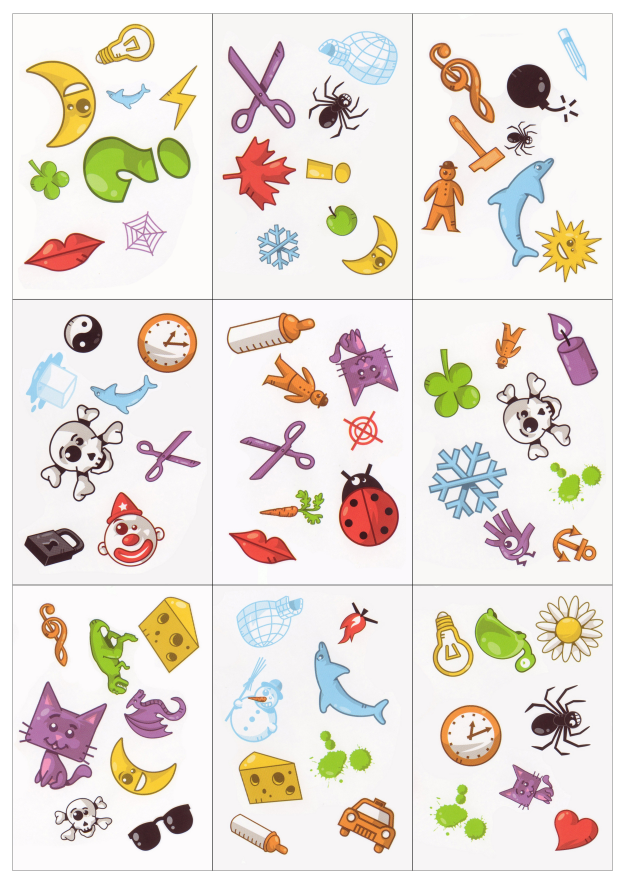
#> input picture iz4/cards/d-02.jpg, 2500 x 3536 px (shown at 1/4 size); its folder holds 4 pictures in this run
$ python iz4.py
#> lines starting #> are read from the running program, lines starting #| are printed output that depends on the picture
import cv2
import os
import numpy as np
import time
import threading

CARDS_PATH = 'cards'

ORB_FEATURES = 1000

ROUND_TIME = 10

orb = cv2.ORB_create(nfeatures=ORB_FEATURES)

bf = cv2.BFMatcher(cv2.NORM_HAMMING, crossCheck=True)

card_features = {}

algorithm_found = False
algorithm_time = None
common_symbol_coords = None  # Координаты общей картинки
current_pair = (None, None)  # Текущая пара карт
# нужно для корректной записи картинок
round_over = False
lock = threading.Lock()

# Глобальные переменные для второго окна пользователя
user_selected_points = []
user_round_over = False


def load_cards(path):
#> called with path = 'cards'
    cards = []
    for filename in os.listdir(path):
        if filename.lower().endswith('.jpg'):
            img_path = os.path.join(path, filename)
            img = cv2.imread(img_path)
#> img is the input picture: shape (3536, 2500, 3); mean B, G, R 216.8, 224, 231.6
            if img is not None:
                cards.append((filename, img))
            else:
                print(f"Не удалось загрузить изображение: {img_path}")
    return cards


def preprocess_image(img):
    gray = cv2.cvtColor(img, cv2.COLOR_BGR2GRAY)
    gray = cv2.GaussianBlur(gray, (5, 5), 0)
    return gray


def compute_features(cards):
    """
    Вычисляет ключевые точки и дескрипторы для каждой карты.
    """
    for name, img in cards:
        gray = preprocess_image(img)
        keypoints, descriptors = orb.detectAndCompute(gray, None)
        if descriptors is not None:
            card_features[name] = (keypoints, descriptors)
        else:
            print(f"Дескрипторы не найдены для карты: {name}")
#> this loop made 4 passes
#> pass 1, in preprocess_image, `gray = cv2.cvtColor(img, cv2.COLOR_BGR2GRAY)`:
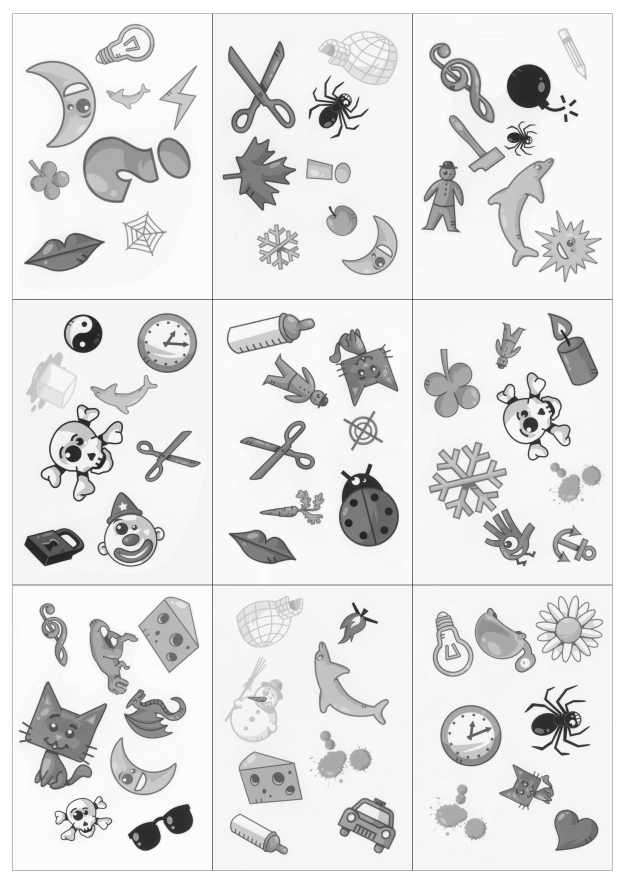
#> gray: shape (3536, 2500) (shown at 1/4 size); min 0, max 255, mean 225.5
#> pass 2, in preprocess_image (call 2), `gray = cv2.cvtColor(img, cv2.COLOR_BGR2GRAY)`:
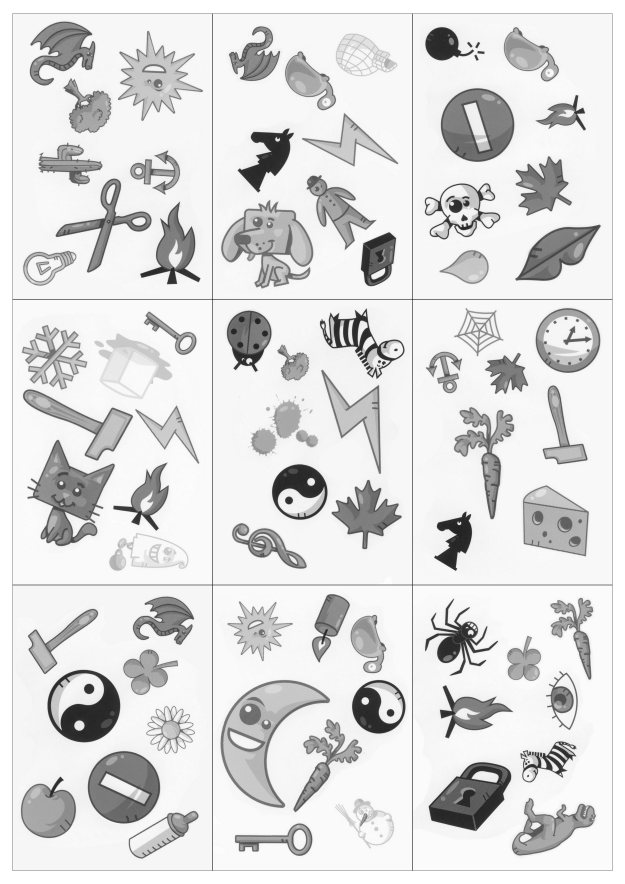
#> gray: shape (3536, 2500) (shown at 1/4 size); min 0, max 255, mean 220.5
#> after the loop:
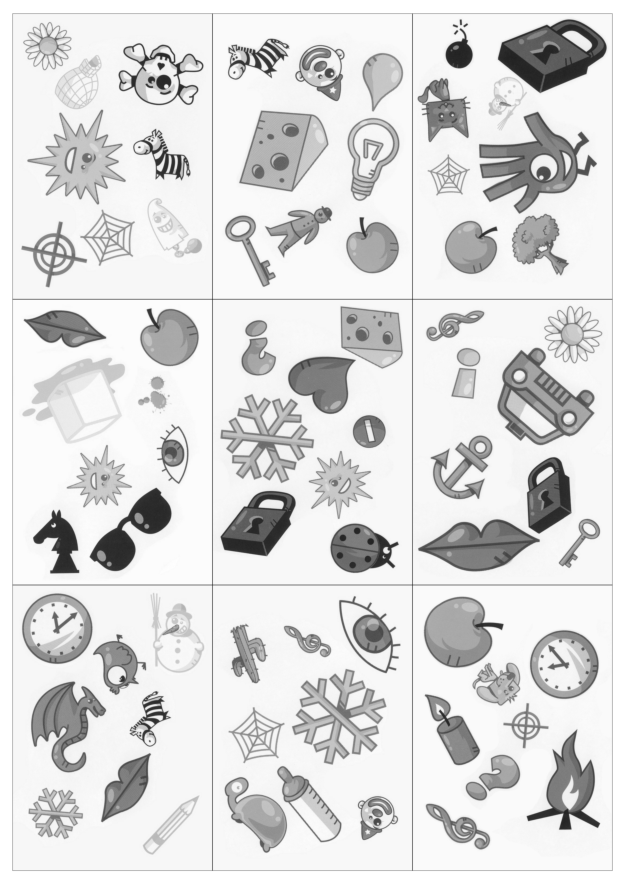
#> gray: shape (3536, 2500) (shown at 1/4 size); min 31, max 255, mean 220


def find_common_symbol(card1_name, card2_name):
    """
    Находит общую картинку между двумя картами.
    Возвращает координаты ключевых точек общей картинки или None.
    """
    global algorithm_found, algorithm_time, common_symbol_coords, round_over
    if card1_name not in card_features or card2_name not in card_features:
        print("Одна из карт не была загружена или обработана.")
        with lock:
            algorithm_found = False
            algorithm_time = 0
            common_symbol_coords = None
            round_over = True
        return

    kp1, des1 = card_features[card1_name]
    kp2, des2 = card_features[card2_name]

    if des1 is None or des2 is None:
        print("Дескрипторы не найдены для одной из карт.")
        with lock:
            algorithm_found = False
            algorithm_time = 0
            common_symbol_coords = None
            round_over = True
        return

    start_time = time.perf_counter()

    # Сопоставление дескрипторов
    matches = bf.match(des1, des2)

    matches = sorted(matches, key=lambda x: x.distance)

    # Определение порога для хороших совпадений
    good_matches = [m for m in matches if m.distance < 60]

    if len(good_matches) == 0:
        print("Алгоритм не нашёл хороших совпадений.")
        end_time = time.perf_counter()
        processing_time = end_time - start_time

        with lock:
            algorithm_found = False
            algorithm_time = processing_time
            common_symbol_coords = None
            round_over = True

        print(f"Алгоритм не нашёл общую картинку. Время обработки: {processing_time:.2f} секунд.")
        return

    # Предполагаем, что первое хорошее совпадение - это общая картинка
    common_kp1 = kp1[good_matches[0].queryIdx]
    common_kp2 = kp2[good_matches[0].trainIdx]

    # Координаты общей картинки
    x1, y1 = common_kp1.pt
    x2, y2 = common_kp2.pt

    end_time = time.perf_counter()
    processing_time = end_time - start_time

    with lock:
        algorithm_found = True
        algorithm_time = processing_time
        common_symbol_coords = ((int(x1), int(y1)), (int(x2), int(y2)))
        round_over = True

    print(f"Алгоритм нашёл общую картинку за {algorithm_time:.2f} секунд.")
    print(f"Original Coordinates: {common_symbol_coords}")


def highlight_common_symbol(card1_img, card2_img, point1, point2, size=80, thickness=8):
    """
    Отмечает общую картинку на обеих картах толстыми красными прямоугольниками.
    Размер и толщина можно регулировать для большей видимости.
    """
    if point1:
        top_left1 = (point1[0] - size // 2, point1[1] - size // 2)
        bottom_right1 = (point1[0] + size // 2, point1[1] + size // 2)
        cv2.rectangle(card1_img, top_left1, bottom_right1, (0, 0, 255), thickness)
        cv2.rectangle(card1_img, top_left1, bottom_right1, (0, 0, 255), thickness // 2)

    if point2:
        top_left2 = (point2[0] - size // 2, point2[1] - size // 2)
        bottom_right2 = (point2[0] + size // 2, point2[1] + size // 2)
        cv2.rectangle(card2_img, top_left2, bottom_right2, (0, 0, 255), thickness)
        cv2.rectangle(card2_img, top_left2, bottom_right2, (0, 0, 255), thickness // 2)

    return card1_img, card2_img


def resize_image(img, max_size=600):
    height, width = img.shape[:2]
    if max(height, width) > max_size:
        scaling_factor = max_size / float(max(height, width))
        new_size = (int(width * scaling_factor), int(height * scaling_factor))
        resized_img = cv2.resize(img, new_size, interpolation=cv2.INTER_AREA)
        return resized_img, scaling_factor
    return img, 1.0


def select_unique_pairs(cards):
    """
    Генерирует пары, где первое изображение сравнивается с каждым из остальных изображений.
    """
    if not cards:
        return []
    first_card = cards[0]
    return [(first_card, other_card) for other_card in cards[1:]]


def on_mouse_event_user(event, x, y, flags, param):
    global user_selected_points, user_round_over
    if event == cv2.EVENT_LBUTTONDOWN and not user_round_over:
        if len(user_selected_points) < 2:
            user_selected_points.append((x, y))
            print(f"Пользователь выбрал точку: ({x}, {y})")
            if len(user_selected_points) == 2:
                user_round_over = True
                print("Пользователь выделил два объекта.")


def ensure_directory_exists(directory):
    if not os.path.exists(directory):
        os.makedirs(directory)


def save_common_symbol(card_img, point, size, save_path):
    """
    Вырезает область вокруг заданной точки из изображения и сохраняет её.
    """
    x, y = point
    half_size = size // 2
    height, width = card_img.shape[:2]

    # Определение границ вырезки с учетом границ изображения
    top = max(y - half_size, 0)
    bottom = min(y + half_size, height)
    left = max(x - half_size, 0)
    right = min(x + half_size, width)

    print(f"Cropping region: top={top}, bottom={bottom}, left={left}, right={right} for save_path={save_path}")

    # Вырезание области
    cropped_img = card_img[top:bottom, left:right]

    if cropped_img.size == 0:
        print(f"Warning: Cropped image is empty for save_path={save_path}. Skipping save.")
    else:
        try:
            # Сохранение вырезанного изображения
            cv2.imwrite(save_path, cropped_img)
            print(f"Сохранён общий символ: {save_path}")
        except Exception as e:
            print(f"Ошибка при сохранении изображения {save_path}: {e}")


def play_round(card1, card2, scores, round_number):
    """
    Играет один раунд: отображает две карты, запускает алгоритм и ожидает действия пользователя.
    """
    global algorithm_found, algorithm_time, common_symbol_coords, round_over, user_selected_points, user_round_over
    algorithm_found = False
    algorithm_time = None
    common_symbol_coords = None
    round_over = False
    user_selected_points = []
    user_round_over = False

    algorithm_thread = threading.Thread(target=find_common_symbol, args=(card1[0], card2[0]))
    algorithm_thread.start()

    # Подготовка изображений с изменением размера и получением коэффициентов масштабирования
    card1_img, scale1 = resize_image(card1[1].copy(), max_size=600)
    card2_img, scale2 = resize_image(card2[1].copy(), max_size=600)

    combined_image = np.hstack((card1_img, card2_img))

    window_name_user = "user"
    cv2.namedWindow(window_name_user, cv2.WINDOW_NORMAL)
    cv2.resizeWindow(window_name_user, 1200, 600)
    cv2.setMouseCallback(window_name_user, on_mouse_event_user, param=None)

    window_name_algo = "algorithm"
    cv2.namedWindow(window_name_algo, cv2.WINDOW_NORMAL)
    cv2.resizeWindow(window_name_algo, 1200, 600)

    start_time = time.perf_counter()

    while True:
        with lock:
            if common_symbol_coords:
                scaled_coords = (
                    (int(common_symbol_coords[0][0] * scale1), int(common_symbol_coords[0][1] * scale1)),
                    (int(common_symbol_coords[1][0] * scale2), int(common_symbol_coords[1][1] * scale2))
                )
                card1_marked, card2_marked = highlight_common_symbol(
                    card1_img.copy(),
                    card2_img.copy(),
                    scaled_coords[0],
                    scaled_coords[1]
                )
                combined_marked = np.hstack((card1_marked, card2_marked))
                cv2.imshow(window_name_algo, combined_marked)
            else:
                cv2.imshow(window_name_algo, combined_image)

        display_user_img = combined_image.copy()
        for point in user_selected_points:
            cv2.circle(display_user_img, point, 20, (255, 0, 0), 4)  # Синие круги с большей толщиной
        cv2.imshow(window_name_user, display_user_img)

        key = cv2.waitKey(1) & 0xFF

        if key == 27:  # Нажатие Esc для выхода
            cv2.destroyAllWindows()
            exit()

        # Проверка завершения раунда
        with lock:
            if round_over:
                break
        if user_round_over:
            print("Пользователь завершил выделение.")
            break

    algorithm_thread.join()

    with lock:
        if common_symbol_coords:
            scaled_coords = (
                (int(common_symbol_coords[0][0] * scale1), int(common_symbol_coords[0][1] * scale1)),
                (int(common_symbol_coords[1][0] * scale2), int(common_symbol_coords[1][1] * scale2))
            )
            card1_marked, card2_marked = highlight_common_symbol(
                card1_img.copy(),
                card2_img.copy(),
                scaled_coords[0],
                scaled_coords[1]
            )
            combined_marked = np.hstack((card1_marked, card2_marked))
            cv2.imshow(window_name_algo, combined_marked)
            cv2.waitKey(1000)

            ensure_directory_exists('common_symbols')
            size = 80
            symbol1_path = os.path.join('common_symbols', f'round_{round_number}_card1.png')
            symbol2_path = os.path.join('common_symbols', f'round_{round_number}_card2.png')
            save_common_symbol(card1_img, scaled_coords[0], size, symbol1_path)
            save_common_symbol(card2_img, scaled_coords[1], size, symbol2_path)

    cv2.destroyWindow(window_name_algo)
    cv2.destroyWindow(window_name_user)

    with lock:
        if algorithm_found:
            if user_round_over:
                # Проверяем, совпадают ли выделенные пользователем точки с координатами алгоритма
                user_correct = False
                for user_point in user_selected_points:
                    for algo_point in scaled_coords:
                        dist = np.sqrt((user_point[0] - algo_point[0]) ** 2 + (user_point[1] - algo_point[1]) ** 2)
                        if dist < 60:  # Радиус допустимой ошибки
                            user_correct = True
                            break
                    if user_correct:
                        break

                if user_correct:
                    user_time = time.perf_counter() - start_time
                    if user_time < algorithm_time:
                        print(f"Пользователь нашёл общую картинку быстрее алгоритма! ({user_time:.2f} < {algorithm_time:.2f})")
                        scores['user'] += 1
                    else:
                        print(f"Алгоритм нашёл общую картинку быстрее пользователя! ({algorithm_time:.2f} < {user_time:.2f})")
                        scores['algorithm'] += 1
                else:
                    print("Пользователь не смог найти общую картинку.")
                    scores['algorithm'] += 1
            else:
                print("Пользователь не выделил точки. Алгоритм получает очко.")
                scores['algorithm'] += 1
        else:
            if user_round_over:
                user_correct = True
                if user_correct:
                    print("Пользователь нашёл общую картинку, алгоритм не смог.")
                    scores['user'] += 1
                else:
                    print("Пользователь не смог найти общую картинку.")
            else:
                print("Раунд завершился без успешного нахождения общей картинки.")

    print(f"Счёт: Пользователь {scores['user']} - Алгоритм {scores['algorithm']}\n")


def main():
    print("Загрузка карт...")
    cards = load_cards(CARDS_PATH)
    print(f"Загружено {len(cards)} карт.")

    if len(cards) < 2:
        print("Недостаточно карт для игры. Необходимо как минимум 2 карты.")
        return

    print("Вычисление ключевых точек и дескрипторов...")
    compute_features(cards)

    pairs = select_unique_pairs(cards)
    print(f"Всего пар для сравнения: {len(pairs)}")

    scores = {'user': 0, 'algorithm': 0}

    for idx, pair in enumerate(pairs):
        round_number = idx + 1
        print(f"Раунд {round_number} из {len(pairs)}: {pair[0][0]} vs {pair[1][0]}")
        play_round(pair[0], pair[1], scores, round_number)
        print(f"Счёт: Пользователь {scores['user']} - Алгоритм {scores['algorithm']}\n")
#> this loop made 1 pass; (key Esc is pressed on pass 1)
#> pass 1, in resize_image, `resized_img = cv2.resize(img, new_size, interpolation=cv2.INTER_AREA)`:
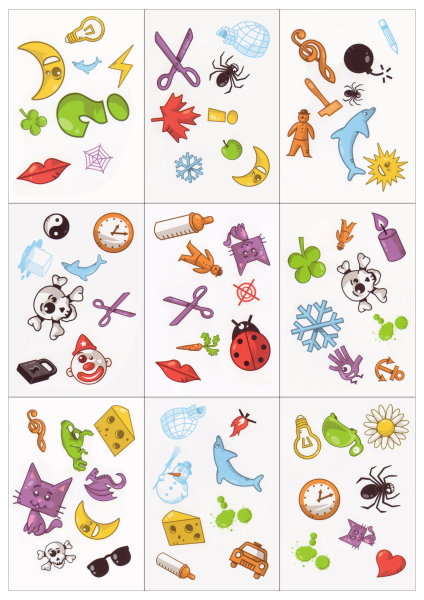
#> resized_img: shape (600, 424, 3); mean of channels 0, 1, 2 216.8, 224, 231.6; drawn as B, G, R
#> pass 1, in resize_image (call 2), `resized_img = cv2.resize(img, new_size, interpolation=cv2.INTER_AREA)`:
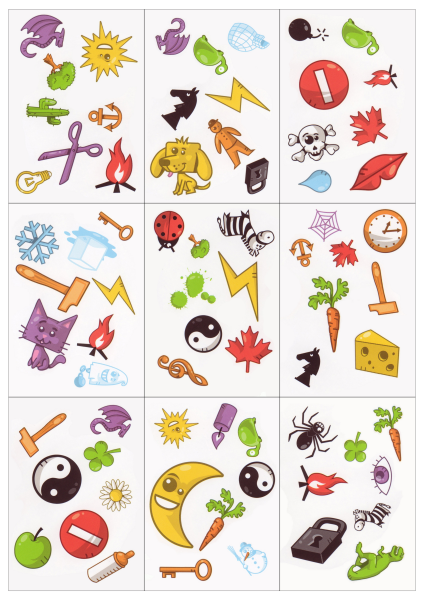
#> resized_img: shape (600, 424, 3); mean of channels 0, 1, 2 208, 218.2, 229.3; drawn as B, G, R
#> pass 1, in play_round, `combined_image = np.hstack((card1_img, card2_img))`:
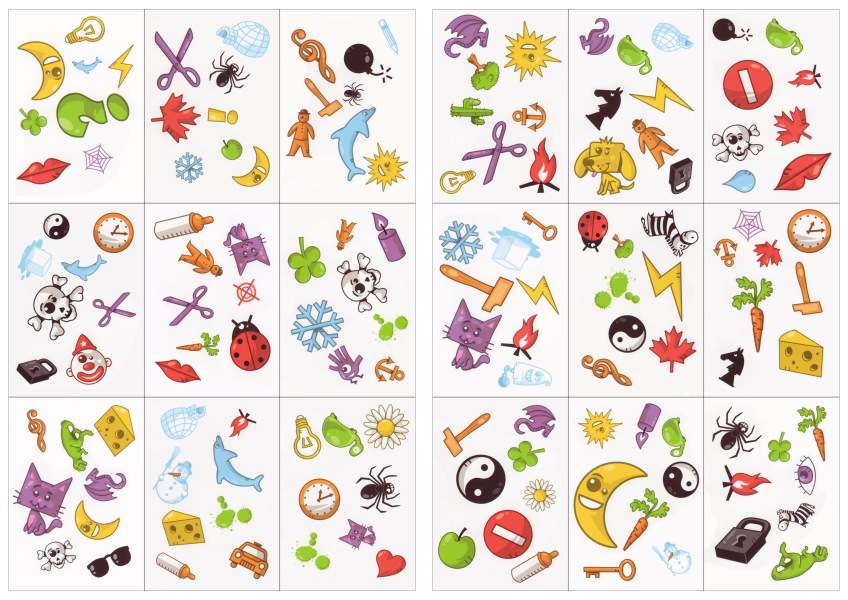
#> combined_image: shape (600, 848, 3); mean of channels 0, 1, 2 212.4, 221.1, 230.5; drawn as B, G, R

    print("Игра завершена!")
    print(f"Финальный счёт: Пользователь {scores['user']} - Алгоритм {scores['algorithm']}")
    if scores['user'] > scores['algorithm']:
        print("Поздравляем! Вы победили алгоритм!")
    elif scores['user'] < scores['algorithm']:
        print("Алгоритм победил! Попробуйте снова.")
    else:
        print("Ничья!")


if __name__ == "__main__":
    main()
#> (the program exits here)
